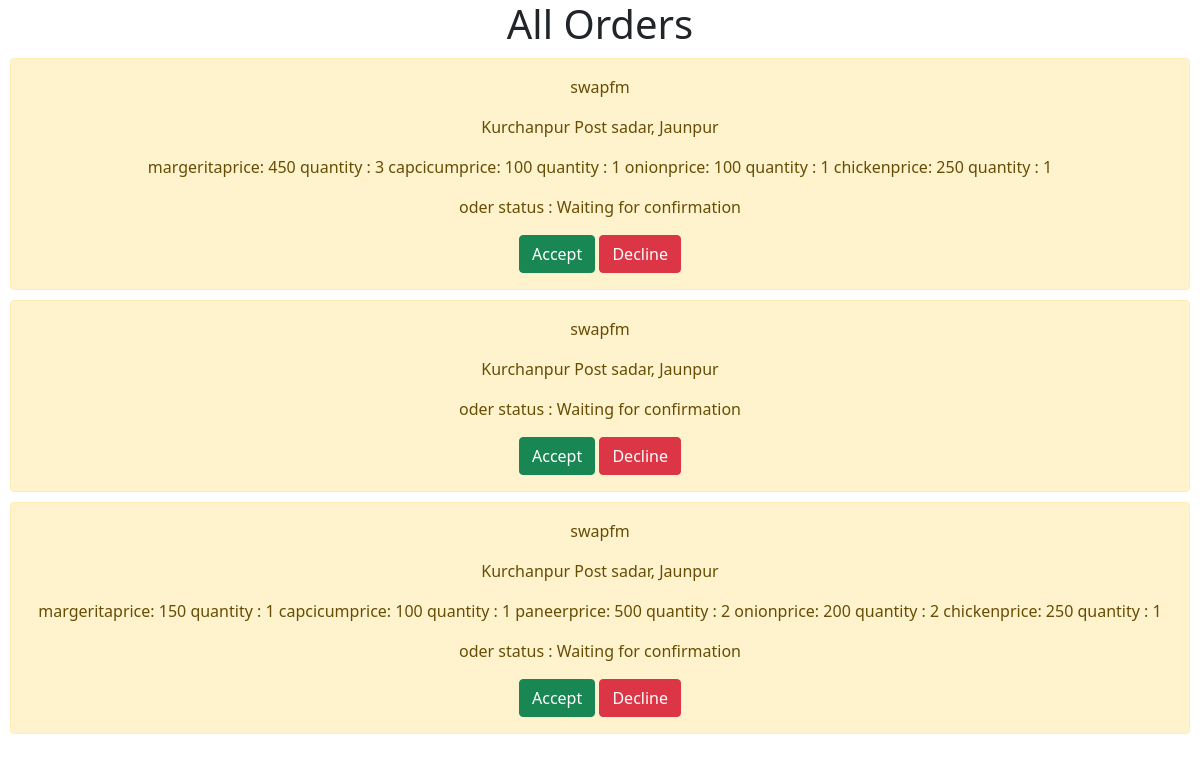
The page /adminorders/ on the database as committed earlier.
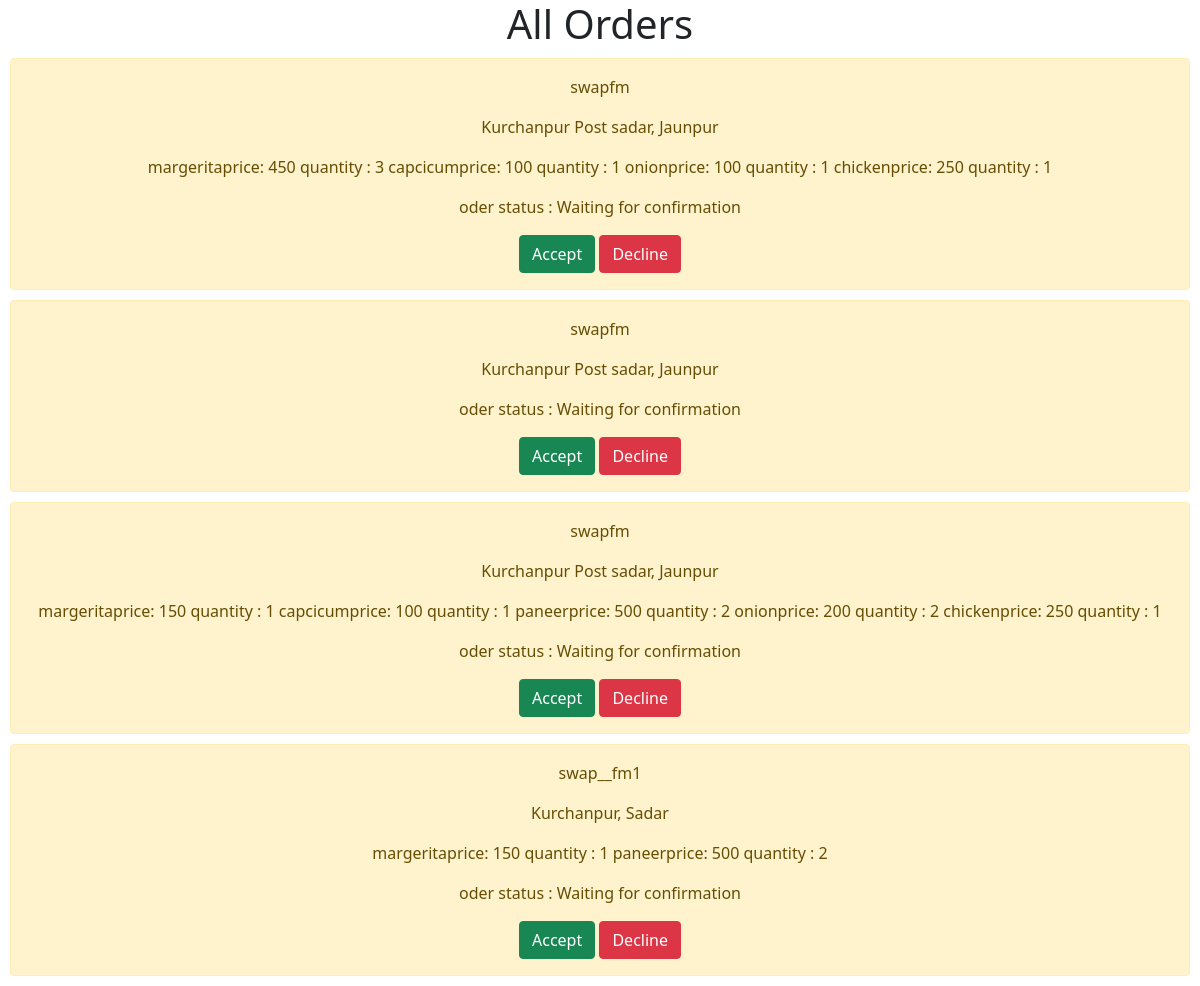
The same page on the database as committed later.
### app1/models.py (models this page shows)
class OrderModel(models.Model):
    username = models.CharField(max_length=20)
    phoneno = models.CharField(max_length=10)
    address = models.CharField(max_length=10)
    ordereditems = models.CharField(max_length=30)
    status = models.CharField(max_length=10, default="Waiting for confirmation", editable=True)

### app1/views.py (the view)
# urls.py: path('adminorders/', views.adminorders),
def adminorders(request):
    orders = OrderModel.objects.all()
    context = {"orders": orders}
    return render(request, 'app1/adminorders.html', context)

### templates/app1/adminorders.html (shortened to what this page needs)
{% extends 'app1/base.html' %}
{% block content %}
{% load static %}
<link rel="stylesheet" href="{% static 'app1/adminorders.css' %}">
</head>
<body>
    <h1>All Orders</h1>
    {% for order in orders %}
    <div class="alert alert-warning" role="alert">
        <p>{{order.username}}</p>
        <p>{{order.address}}</p>
        <p>{{order.ordereditems}}</p>
        <p>oder status : {{order.status}}</p>
        <a href = "/acceptorder/{{order.id}}" class="btn btn-success">Accept</a>
        <a href = "/declineorder/{{order.id}}" class="btn btn-danger">Decline</a>
    </div>
    {% endfor %}
{% endblock %}

Rows that differ between the two databases and show on the page:
added OrderModel: username "swap__fm1", address "Kurchanpur, Sadar", ordereditems "margeritaprice: 150 quantity : 1 paneerprice: 500 quantity : 2", status "Waiting for confirmation"
